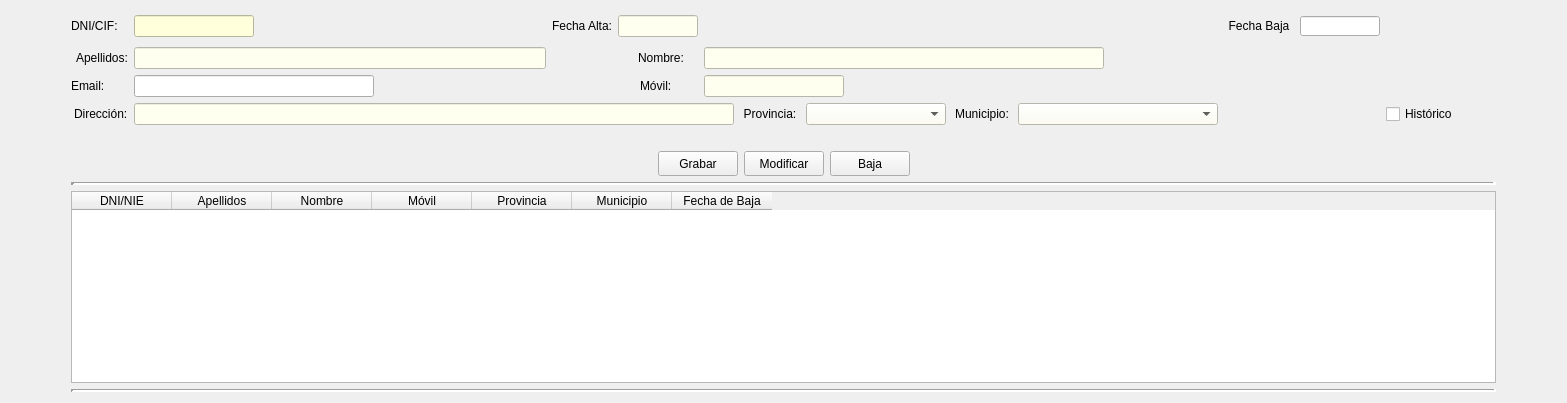
      <widget class="QWidget" name="pesClientes">
       <attribute name="title">
        <string>CLIENTES</string>
       </attribute>
       <layout class="QGridLayout" name="gridLayout_3">
        <item row="3" column="1">
         <widget class="Line" name="line_2">
          <property name="lineWidth">
           <number>4</number>
          </property>
          <property name="orientation">
           <enum>Qt::Horizontal</enum>
          </property>
         </widget>
        </item>
        <item row="5" column="1">
         <widget class="Line" name="line">
          <property name="frameShadow">
           <enum>QFrame::Sunken</enum>
          </property>
          <property name="lineWidth">
           <number>3</number>
          </property>
          <property name="orientation">
           <enum>Qt::Horizontal</enum>
          </property>
         </widget>
        </item>
        <item row="1" column="1">
         <spacer name="verticalSpacer">
          <property name="orientation">
           <enum>Qt::Vertical</enum>
          </property>
          <property name="sizeType">
           <enum>QSizePolicy::Fixed</enum>
          </property>
          <property name="sizeHint" stdset="0">
           <size>
            <width>20</width>
            <height>20</height>
           </size>
          </property>
         </spacer>
        </item>
        <item row="2" column="1">
         <layout class="QHBoxLayout" name="horizontalLayout">
          <property name="sizeConstraint">
           <enum>QLayout::SetMaximumSize</enum>
          </property>
          <item>
           <spacer name="horizontalSpacer">
            <property name="orientation">
             <enum>Qt::Horizontal</enum>
            </property>
            <property name="sizeHint" stdset="0">
             <size>
              <width>40</width>
              <height>20</height>
             </size>
            </property>
           </spacer>
          </item>
          <item alignment="Qt::AlignHCenter">
           <widget class="QPushButton" name="btnGrabarcli">
            <property name="minimumSize">
             <size>
              <width>80</width>
              <height>25</height>
             </size>
            </property>
            <property name="maximumSize">
             <size>
              <width>80</width>
              <height>25</height>
             </size>
            </property>
            <property name="text">
             <string>Grabar</string>
            </property>
           </widget>
          </item>
          <item alignment="Qt::AlignHCenter">
           <widget class="QPushButton" name="btnModifcli">
            <property name="minimumSize">
             <size>
              <width>80</width>
              <height>25</height>
             </size>
            </property>
            <property name="maximumSize">
             <size>
              <width>80</width>
              <height>25</height>
             </size>
            </property>
            <property name="text">
             <string>Modificar</string>
            </property>
           </widget>
          </item>
          <item alignment="Qt::AlignHCenter">
           <widget class="QPushButton" name="btnDelcli">
            <property name="minimumSize">
             <size>
              <width>80</width>
              <height>25</height>
             </size>
            </property>
            <property name="maximumSize">
             <size>
              <width>80</width>
              <height>25</height>
             </size>
            </property>
            <property name="text">
             <string>Baja</string>
            </property>
           </widget>
          </item>
          <item>
           <spacer name="horizontalSpacer_2">
            <property name="orientation">
             <enum>Qt::Horizontal</enum>
            </property>
            <property name="sizeHint" stdset="0">
             <size>
              <width>40</width>
              <height>20</height>
             </size>
            </property>
           </spacer>
          </item>
         </layout>
        </item>
        <item row="0" column="0">
         <spacer name="horizontalSpacer_3">
          <property name="orientation">
           <enum>Qt::Horizontal</enum>
          </property>
          <property name="sizeType">
           <enum>QSizePolicy::Expanding</enum>
          </property>
          <property name="sizeHint" stdset="0">
           <size>
            <width>60</width>
            <height>20</height>
           </size>
          </property>
         </spacer>
        </item>
        <item row="0" column="1">
         <layout class="QGridLayout" name="gridLayout">
          <property name="sizeConstraint">
           <enum>QLayout::SetMaximumSize</enum>
          </property>
          <item row="2" column="1">
           <widget class="QLineEdit" name="txtEmailcli">
            <property name="minimumSize">
             <size>
              <width>240</width>
              <height>0</height>
             </size>
            </property>
            <property name="maximumSize">
             <size>
              <width>240</width>
              <height>16777215</height>
             </size>
            </property>
            <property name="text">
             <string/>
            </property>
           </widget>
          </item>
          <item row="1" column="3" alignment="Qt::AlignRight">
           <widget class="QLabel" name="lblNomcli">
            <property name="minimumSize">
             <size>
              <width>50</width>
              <height>0</height>
             </size>
            </property>
            <property name="maximumSize">
             <size>
              <width>60</width>
              <height>16777215</height>
             </size>
            </property>
            <property name="text">
             <string>Nombre:    </string>
            </property>
           </widget>
          </item>
          <item row="2" column="3" alignment="Qt::AlignRight">
           <widget class="QLabel" name="lblMovilcli">
            <property name="minimumSize">
             <size>
              <width>50</width>
              <height>0</height>
             </size>
            </property>
            <property name="maximumSize">
             <size>
              <width>60</width>
              <height>16777215</height>
             </size>
            </property>
            <property name="styleSheet">
             <string notr="true">color: whitesmoke;
color: rgb(0, 0, 0);</string>
            </property>
            <property name="frameShape">
             <enum>QFrame::NoFrame</enum>
            </property>
            <property name="text">
             <string>Móvil:        </string>
            </property>
           </widget>
          </item>
          <item row="2" column="4" colspan="4" alignment="Qt::AlignLeft">
           <widget class="QLineEdit" name="txtMovilcli">
            <property name="minimumSize">
             <size>
              <width>140</width>
              <height>20</height>
             </size>
            </property>
            <property name="maximumSize">
             <size>
              <width>140</width>
              <height>16777215</height>
             </size>
            </property>
            <property name="styleSheet">
             <string notr="true">background-color: rgb(255, 255, 239);</string>
            </property>
            <property name="text">
             <string/>
            </property>
            <property name="alignment">
             <set>Qt::AlignCenter</set>
            </property>
           </widget>
          </item>
          <item row="1" column="0" alignment="Qt::AlignRight">
           <widget class="QLabel" name="lblApelcli">
            <property name="minimumSize">
             <size>
              <width>50</width>
              <height>0</height>
             </size>
            </property>
            <property name="maximumSize">
             <size>
              <width>60</width>
              <height>16777215</height>
             </size>
            </property>
            <property name="layoutDirection">
             <enum>Qt::LeftToRight</enum>
            </property>
            <property name="text">
             <string>Apellidos:</string>
            </property>
           </widget>
          </item>
          <item row="3" column="0" alignment="Qt::AlignRight">
           <widget class="QLabel" name="lblDircli">
            <property name="sizePolicy">
             <sizepolicy hsizetype="Fixed" vsizetype="Preferred">
              <horstretch>0</horstretch>
              <verstretch>0</verstretch>
             </sizepolicy>
            </property>
            <property name="minimumSize">
             <size>
              <width>50</width>
              <height>0</height>
             </size>
            </property>
            <property name="maximumSize">
             <size>
              <width>60</width>
              <height>16777215</height>
             </size>
            </property>
            <property name="layoutDirection">
             <enum>Qt::LeftToRight</enum>
            </property>
            <property name="text">
             <string>Dirección:</string>
            </property>
           </widget>
          </item>
          <item row="2" column="0" alignment="Qt::AlignRight">
           <widget class="QLabel" name="lblEmailcli">
            <property name="minimumSize">
             <size>
              <width>50</width>
              <height>0</height>
             </size>
            </property>
            <property name="maximumSize">
             <size>
              <width>60</width>
              <height>16777215</height>
             </size>
            </property>
            <property name="layoutDirection">
             <enum>Qt::LeftToRight</enum>
            </property>
            <property name="text">
             <string>Email:       </string>
            </property>
           </widget>
          </item>
          <item row="3" column="11">
           <widget class="QCheckBox" name="chkHistoriacli">
            <property name="sizePolicy">
             <sizepolicy hsizetype="Fixed" vsizetype="Fixed">
              <horstretch>0</horstretch>
              <verstretch>0</verstretch>
             </sizepolicy>
            </property>
            <property name="minimumSize">
             <size>
              <width>110</width>
              <height>0</height>
             </size>
            </property>
            <property name="maximumSize">
             <size>
              <width>150</width>
              <height>16777215</height>
             </size>
            </property>
            <property name="text">
             <string>Histórico</string>
            </property>
           </widget>
          </item>
          <item row="0" column="3">
           <widget class="QLineEdit" name="txtAltacli">
            <property name="minimumSize">
             <size>
              <width>80</width>
              <height>0</height>
             </size>
            </property>
            <property name="maximumSize">
             <size>
              <width>80</width>
              <height>16777215</height>
             </size>
            </property>
            <property name="styleSheet">
             <string notr="true">background-color: rgb(255, 255, 239);</string>
            </property>
            <property name="alignment">
             <set>Qt::AlignCenter</set>
            </property>
           </widget>
          </item>
          <item row="0" column="2">
           <widget class="QLabel" name="lblAltacli">
            <property name="minimumSize">
             <size>
              <width>50</width>
              <height>0</height>
             </size>
            </property>
            <property name="maximumSize">
             <size>
              <width>60</width>
              <height>16777215</height>
             </size>
            </property>
            <property name="text">
             <string>Fecha Alta:</string>
            </property>
            <property name="alignment">
             <set>Qt::AlignCenter</set>
            </property>
           </widget>
          </item>
          <item row="3" column="1" colspan="4" alignment="Qt::AlignLeft">
           <widget class="QLineEdit" name="txtDircli">
            <property name="minimumSize">
             <size>
              <width>600</width>
              <height>0</height>
             </size>
            </property>
            <property name="maximumSize">
             <size>
              <width>1200</width>
              <height>16777215</height>
             </size>
            </property>
            <property name="styleSheet">
             <string notr="true">background-color: rgb(255, 255, 239);</string>
            </property>
            <property name="text">
             <string/>
            </property>
           </widget>
          </item>
          <item row="1" column="1">
           <widget class="QLineEdit" name="txtApelcli">
            <property name="minimumSize">
             <size>
              <width>400</width>
              <height>0</height>
             </size>
            </property>
            <property name="maximumSize">
             <size>
              <width>550</width>
              <height>16777215</height>
             </size>
            </property>
            <property name="styleSheet">
             <string notr="true">background-color: rgb(255, 255, 239);</string>
            </property>
           </widget>
          </item>
          <item row="0" column="9">
           <widget class="QLabel" name="lblBajacli">
            <property name="minimumSize">
             <size>
              <width>70</width>
              <height>20</height>
             </size>
            </property>
            <property name="maximumSize">
             <size>
              <width>70</width>
              <height>20</height>
             </size>
            </property>
            <property name="text">
             <string>Fecha Baja</string>
            </property>
            <property name="alignment">
             <set>Qt::AlignCenter</set>
            </property>
           </widget>
          </item>
          <item row="3" column="5">
           <widget class="QLabel" name="lblProvcli">
            <property name="sizePolicy">
             <sizepolicy hsizetype="Fixed" vsizetype="Preferred">
              <horstretch>0</horstretch>
              <verstretch>0</verstretch>
             </sizepolicy>
            </property>
            <property name="minimumSize">
             <size>
              <width>60</width>
              <height>0</height>
             </size>
            </property>
            <property name="maximumSize">
             <size>
              <width>80</width>
              <height>16777215</height>
             </size>
            </property>
            <property name="text">
             <string>Provincia:</string>
            </property>
            <property name="alignment">
             <set>Qt::AlignCenter</set>
            </property>
           </widget>
          </item>
          <item row="3" column="7">
           <widget class="QLabel" name="lblMunicli">
            <property name="sizePolicy">
             <sizepolicy hsizetype="Fixed" vsizetype="Preferred">
              <horstretch>0</horstretch>
              <verstretch>0</verstretch>
             </sizepolicy>
            </property>
            <property name="minimumSize">
             <size>
              <width>60</width>
              <height>0</height>
             </size>
            </property>
            <property name="maximumSize">
             <size>
              <width>80</width>
              <height>16777215</height>
             </size>
            </property>
            <property name="text">
             <string>Municipio:</string>
            </property>
            <property name="alignment">
             <set>Qt::AlignCenter</set>
            </property>
           </widget>
          </item>
          <item row="3" column="6">
           <widget class="QComboBox" name="cmbProvcli">
            <property name="minimumSize">
             <size>
              <width>140</width>
              <height>0</height>
             </size>
            </property>
            <property name="maximumSize">
             <size>
              <width>140</width>
              <height>16777215</height>
             </size>
            </property>
            <property name="styleSheet">
             <string notr="true">background-color: rgb(255, 255, 239);</string>
            </property>
           </widget>
          </item>
          <item row="0" column="11">
           <widget class="QPushButton" name="btnBajacli">
            <property name="minimumSize">
             <size>
              <width>30</width>
              <height>30</height>
             </size>
            </property>
            <property name="maximumSize">
             <size>
              <width>30</width>
              <height>30</height>
             </size>
            </property>
            <property name="styleSheet">
             <string notr="true">background-color: rgb(245, 245, 245);</string>
            </property>
            <property name="text">
             <string/>
            </property>
            <property name="icon">
             <iconset>
              <normaloff>../img/calendar.ico</normaloff>../img/calendar.ico</iconset>
            </property>
            <property name="iconSize">
             <size>
              <width>29</width>
              <height>29</height>
             </size>
            </property>
            <property name="flat">
             <bool>true</bool>
            </property>
           </widget>
          </item>
          <item row="0" column="10">
           <widget class="QLineEdit" name="txtBajacli">
            <property name="minimumSize">
             <size>
              <width>80</width>
              <height>20</height>
             </size>
            </property>
            <property name="maximumSize">
             <size>
              <width>80</width>
              <height>20</height>
             </size>
            </property>
            <property name="alignment">
             <set>Qt::AlignCenter</set>
            </property>
           </widget>
          </item>
          <item row="1" column="4" colspan="8">
           <widget class="QLineEdit" name="txtNomcli">
            <property name="minimumSize">
             <size>
              <width>400</width>
              <height>0</height>
             </size>
            </property>
            <property name="maximumSize">
             <size>
              <width>400</width>
              <height>16777215</height>
             </size>
            </property>
            <property name="styleSheet">
             <string notr="true">background-color: rgb(255, 255, 239);</string>
            </property>
           </widget>
          </item>
          <item row="3" column="8">
           <widget class="QComboBox" name="cmbMunicli">
            <property name="minimumSize">
             <size>
              <width>200</width>
              <height>0</height>
             </size>
            </property>
            <property name="maximumSize">
             <size>
              <width>300</width>
              <height>16777215</height>
             </size>
            </property>
            <property name="styleSheet">
             <string notr="true">background-color: rgb(255, 255, 239);</string>
            </property>
           </widget>
          </item>
          <item row="0" column="0">
           <widget class="QLabel" name="lblDnicli">
            <property name="minimumSize">
             <size>
              <width>50</width>
              <height>0</height>
             </size>
            </property>
            <property name="layoutDirection">
             <enum>Qt::LeftToRight</enum>
            </property>
            <property name="text">
             <string>DNI/CIF:</string>
            </property>
           </widget>
          </item>
          <item row="0" column="4">
           <widget class="QPushButton" name="btnAltacli">
            <property name="minimumSize">
             <size>
              <width>30</width>
              <height>30</height>
             </size>
            </property>
            <property name="maximumSize">
             <size>
              <width>30</width>
              <height>30</height>
             </size>
            </property>
            <property name="styleSheet">
             <string notr="true">background-color: rgb(245, 245, 245);</string>
            </property>
            <property name="text">
             <string/>
            </property>
            <property name="icon">
             <iconset>
              <normaloff>../img/calendar.ico</normaloff>../img/calendar.ico</iconset>
            </property>
            <property name="iconSize">
             <size>
              <width>30</width>
              <height>30</height>
             </size>
            </property>
            <property name="flat">
             <bool>true</bool>
            </property>
           </widget>
          </item>
          <item row="0" column="1">
           <layout class="QHBoxLayout" name="horizontalLayout_3">
            <item>
             <widget class="QLineEdit" name="txtDnicli">
              <property name="sizePolicy">
               <sizepolicy hsizetype="Fixed" vsizetype="Fixed">
                <horstretch>0</horstretch>
                <verstretch>0</verstretch>
               </sizepolicy>
              </property>
              <property name="minimumSize">
               <size>
                <width>120</width>
                <height>0</height>
               </size>
              </property>
              <property name="maximumSize">
               <size>
                <width>120</width>
                <height>16777215</height>
               </size>
              </property>
              <property name="styleSheet">
               <string notr="true">background-color: rgb(255, 255, 220);</string>
              </property>
              <property name="alignment">
               <set>Qt::AlignCenter</set>
              </property>
             </widget>
            </item>
            <item alignment="Qt::AlignLeft">
             <widget class="QPushButton" name="btnBuscacli">
              <property name="minimumSize">
               <size>
                <width>28</width>
                <height>28</height>
               </size>
              </property>
              <property name="maximumSize">
               <size>
                <width>28</width>
                <height>28</height>
               </size>
              </property>
              <property name="styleSheet">
               <string notr="true">background-color: rgb(240, 240, 240);</string>
              </property>
              <property name="text">
               <string/>
              </property>
              <property name="icon">
               <iconset>
                <normaloff>../img/lupa.png</normaloff>../img/lupa.png</iconset>
              </property>
              <property name="flat">
               <bool>true</bool>
              </property>
             </widget>
            </item>
           </layout>
          </item>
         </layout>
        </item>
        <item row="0" column="2">
         <spacer name="horizontalSpacer_6">
          <property name="orientation">
           <enum>Qt::Horizontal</enum>
          </property>
          <property name="sizeType">
           <enum>QSizePolicy::Expanding</enum>
          </property>
          <property name="sizeHint" stdset="0">
           <size>
            <width>60</width>
            <height>20</height>
           </size>
          </property>
         </spacer>
        </item>
        <item row="4" column="2">
         <spacer name="horizontalSpacer_7">
          <property name="orientation">
           <enum>Qt::Horizontal</enum>
          </property>
          <property name="sizeType">
           <enum>QSizePolicy::Expanding</enum>
          </property>
          <property name="sizeHint" stdset="0">
           <size>
            <width>60</width>
            <height>20</height>
           </size>
          </property>
         </spacer>
        </item>
        <item row="4" column="0">
         <spacer name="horizontalSpacer_8">
          <property name="orientation">
           <enum>Qt::Horizontal</enum>
          </property>
          <property name="sizeType">
           <enum>QSizePolicy::Expanding</enum>
          </property>
          <property name="sizeHint" stdset="0">
           <size>
            <width>60</width>
            <height>20</height>
           </size>
          </property>
         </spacer>
        </item>
        <item row="4" column="1">
         <widget class="QTableWidget" name="tablaClientes">
          <property name="editTriggers">
           <set>QAbstractItemView::NoEditTriggers</set>
          </property>
          <property name="alternatingRowColors">
           <bool>true</bool>
          </property>
          <property name="selectionMode">
           <enum>QAbstractItemView::SingleSelection</enum>
          </property>
          <property name="selectionBehavior">
           <enum>QAbstractItemView::SelectRows</enum>
          </property>
          <attribute name="verticalHeaderVisible">
           <bool>false</bool>
          </attribute>
          <column>
           <property name="text">
            <string>DNI/NIE</string>
           </property>
          </column>
          <column>
           <property name="text">
            <string>Apellidos</string>
           </property>
          </column>
          <column>
           <property name="text">
            <string>Nombre</string>
           </property>
          </column>
          <column>
           <property name="text">
            <string>Móvil</string>
           </property>
          </column>
          <column>
           <property name="text">
            <string>Provincia</string>
           </property>
          </column>
          <column>
           <property name="text">
            <string>Municipio</string>
           </property>
          </column>
          <column>
           <property name="text">
            <string>Fecha de Baja</string>
           </property>
          </column>
         </widget>
        </item>
       </layout>
      </widget>
